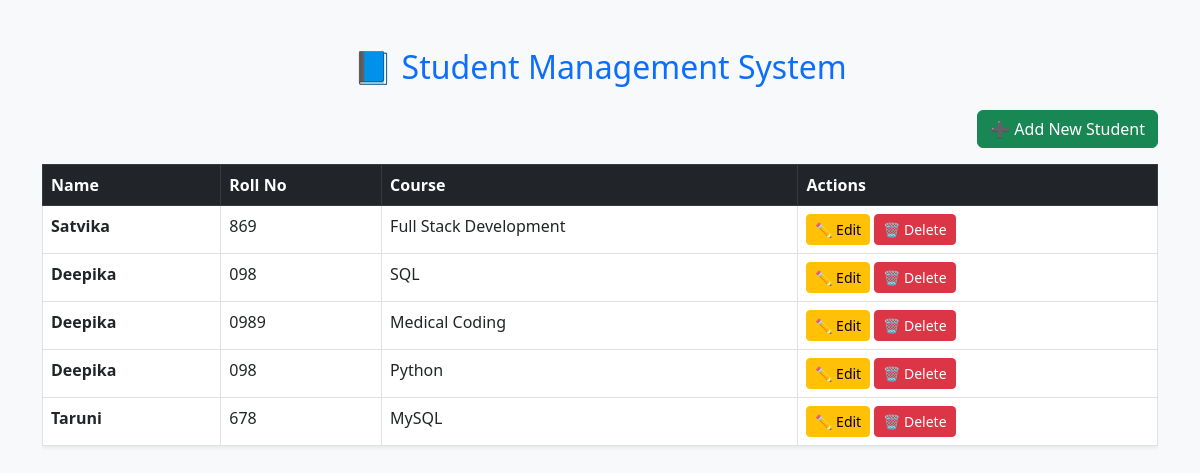
The page / on the database its author committed.
### tables this page shows
CREATE TABLE students (
            id INTEGER PRIMARY KEY AUTOINCREMENT,
            name TEXT NOT NULL,
            roll TEXT NOT NULL,
            course TEXT NOT NULL
        );

### app.py (the view)
@app.route('/')
def home():
    conn = sqlite3.connect('students.db')
    cursor = conn.cursor()
    cursor.execute("SELECT * FROM students")
    data = cursor.fetchall()
    conn.close()
    return render_template('home.html', students=data)

### templates/home.html (shortened to what this page needs)
<!DOCTYPE html>
<html>
<head>
    <link href="https://cdn.jsdelivr.net/npm/bootstrap@5.3.0/dist/css/bootstrap.min.css" rel="stylesheet">
</head>
<body class="bg-light">
<div class="container mt-5">
    <h2 class="text-center mb-4 text-primary">📘 Student Management System</h2>
    <div class="d-flex justify-content-end mb-3">
        <a class="btn btn-success" href="/add">➕ Add New Student</a>
    </div>
    {% if students %}
    <div class="table-responsive">
        <table class="table table-bordered table-hover shadow-sm">
            <thead class="table-dark">
                <tr>
                    <th>Name</th>
                    <th>Roll No</th>
                    <th>Course</th>
                    <th>Actions</th>
                </tr>
            </thead>
            <tbody>
                {% for student in students %}
                <tr>
                    <td><strong>{{ student[1] }}</strong></td>
                    <td>{{ student[2] }}</td>
                    <td>{{ student[3] }}</td>
                    <td>
                        <a href="/edit/{{ student[0] }}" class="btn btn-sm btn-warning">✏ Edit</a>
                        <a href="/delete/{{ student[0] }}" class="btn btn-sm btn-danger">🗑 Delete</a>
                    </td>
                </tr>
                {% endfor %}
            </tbody>
        </table>
    </div>
    {% else %}
        <p class="text-muted text-center">No student records available.</p>
    {% endif %}
</div>
</body>
</html>

### rows shown on the page
students: name "Satvika", roll "869", course "Full Stack Development"
students: name "Deepika", roll "098", course "SQL"
students: name "Deepika", roll "0989", course "Medical Coding"
students: name "Deepika", roll "098", course "Python"
students: name "Taruni", roll "678", course "MySQL"
